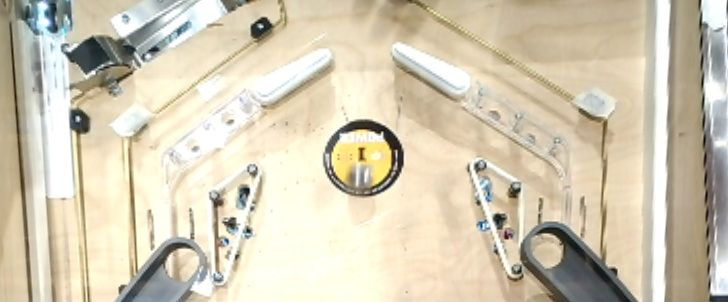
#> input picture manual/imageyolo114.jpg, 728 x 302 px, found by its file name
$ python datasort.py
#> lines starting #> are read from the running program, lines starting #| are printed output that depends on the picture
### vision.py
import cv2
import numpy as np
from perspective import Perspective
from config import CircleDetection as config
from datetime import datetime
from copy import copy

# [36 lines left out: functions zoom_at, getFPS, not called in this run]


class Circles:

    # [16 lines left out: function prep, not called in this run]

    def detectCircles(dst):
        circles = cv2.HoughCircles(
                dst,
                cv2.HOUGH_GRADIENT,
                dp=1,
                minDist=20,
                param1=config.param1,
                param2=config.param2,
                minRadius=config.minRadius,
                maxRadius=config.maxRadius
                )
        return circles

    # [10 lines left out: function displayCircles, not called in this run]

    def locateCircles(circles):
        if circles is not None:
            circles = np.uint16(np.around(circles))
            x, y, r = circles[0][0]
            return (x,y)
        else:
            return (-1,-1)

# [7 lines left out: function PreprocessFrame, not called in this run]


# [16 lines that do not run on import are left out]

### datasort.py
import cv2
import os
import numpy as nup
from vision import Circles
import subprocess
import glob

quadrant_tl = (127, 22)
quadrant_tr = (48, 82)
quadrant_bl = (185, 23)
quadrant_br = (257, 80)


def load_images_from_folder(folder):
#> called with folder = '/home/pi/pinball/manual/'
    images = []
    for filename in os.listdir(folder):
        img = cv2.imread(os.path.join(folder,filename),cv2.IMREAD_GRAYSCALE)
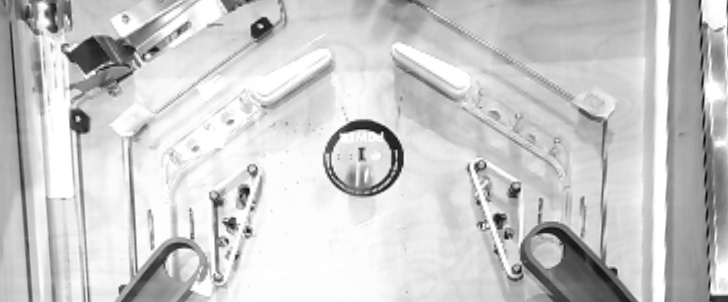
#> img: shape (302, 728); min 4, max 255, mean 202.8
        if img is not None:
            images.append((filename, img))
    return images


if __name__ == "__main__":
    path = "/home/pi/pinball/test_img/"
    input_path = "/home/pi/pinball/manual/"
    y_minimum = 10
    y_maximum = 92
    x_right_minimum = 38
    x_right_maximum = 137
    x_left_minimum = 175
    x_left_maximum = 267
    for filename, img in load_images_from_folder(input_path):
        if img is not None:
            circles = Circles.detectCircles(img)
            location = Circles.locateCircles(circles)
            x = location[0]
            y = location[1]
            if y >= y_minimum and y < y_maximum:
                if x >= x_right_minimum and x < x_right_maximum:
                    subprocess.call("mv {}/{} {}/flip_right".format(input_path,filename,path),shell=True)
                elif x >= x_left_minimum and x < x_left_maximum:
                    subprocess.call("mv {}/{} {}/flip_left".format(input_path,filename,path),shell=True)
                else:
                    subprocess.call("mv {}/{} {}/no_action".format(input_path,filename,path),shell=True)
            else:
                subprocess.call("mv {}/{} {}/no_action".format(input_path,filename,path),shell=True)
#> (this line was passed over: subprocess is not available in this run)
    print("Files Sorted")
